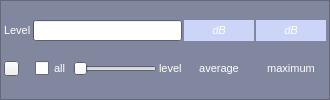
          <widget class="QFrame" name="frame_7">
           <property name="palette">
            <palette>
             <active>
              <colorrole role="Base">
               <brush brushstyle="SolidPattern">
                <color alpha="255">
                 <red>255</red>
                 <green>255</green>
                 <blue>255</blue>
                </color>
               </brush>
              </colorrole>
              <colorrole role="Window">
               <brush brushstyle="SolidPattern">
                <color alpha="255">
                 <red>129</red>
                 <green>135</green>
                 <blue>158</blue>
                </color>
               </brush>
              </colorrole>
             </active>
             <inactive>
              <colorrole role="Base">
               <brush brushstyle="SolidPattern">
                <color alpha="255">
                 <red>255</red>
                 <green>255</green>
                 <blue>255</blue>
                </color>
               </brush>
              </colorrole>
              <colorrole role="Window">
               <brush brushstyle="SolidPattern">
                <color alpha="255">
                 <red>129</red>
                 <green>135</green>
                 <blue>158</blue>
                </color>
               </brush>
              </colorrole>
             </inactive>
             <disabled>
              <colorrole role="Base">
               <brush brushstyle="SolidPattern">
                <color alpha="255">
                 <red>129</red>
                 <green>135</green>
                 <blue>158</blue>
                </color>
               </brush>
              </colorrole>
              <colorrole role="Window">
               <brush brushstyle="SolidPattern">
                <color alpha="255">
                 <red>129</red>
                 <green>135</green>
                 <blue>158</blue>
                </color>
               </brush>
              </colorrole>
             </disabled>
            </palette>
           </property>
           <property name="autoFillBackground">
            <bool>true</bool>
           </property>
           <property name="frameShape">
            <enum>QFrame::StyledPanel</enum>
           </property>
           <property name="frameShadow">
            <enum>QFrame::Raised</enum>
           </property>
           <layout class="QGridLayout" name="gridLayout_8">
            <property name="leftMargin">
             <number>3</number>
            </property>
            <property name="topMargin">
             <number>3</number>
            </property>
            <property name="rightMargin">
             <number>3</number>
            </property>
            <property name="bottomMargin">
             <number>3</number>
            </property>
            <property name="spacing">
             <number>2</number>
            </property>
            <item row="0" column="0">
             <widget class="QLabel" name="label_21">
              <property name="palette">
               <palette>
                <active>
                 <colorrole role="WindowText">
                  <brush brushstyle="SolidPattern">
                   <color alpha="255">
                    <red>255</red>
                    <green>255</green>
                    <blue>255</blue>
                   </color>
                  </brush>
                 </colorrole>
                </active>
                <inactive>
                 <colorrole role="WindowText">
                  <brush brushstyle="SolidPattern">
                   <color alpha="255">
                    <red>255</red>
                    <green>255</green>
                    <blue>255</blue>
                   </color>
                  </brush>
                 </colorrole>
                </inactive>
                <disabled>
                 <colorrole role="WindowText">
                  <brush brushstyle="SolidPattern">
                   <color alpha="255">
                    <red>120</red>
                    <green>120</green>
                    <blue>120</blue>
                   </color>
                  </brush>
                 </colorrole>
                </disabled>
               </palette>
              </property>
              <property name="font">
               <font>
                <pointsize>8</pointsize>
               </font>
              </property>
              <property name="text">
               <string>Level</string>
              </property>
             </widget>
            </item>
            <item row="0" column="5">
             <widget class="QLabel" name="label_outchan_level">
              <property name="minimumSize">
               <size>
                <width>70</width>
                <height>15</height>
               </size>
              </property>
              <property name="maximumSize">
               <size>
                <width>70</width>
                <height>16777215</height>
               </size>
              </property>
              <property name="palette">
               <palette>
                <active>
                 <colorrole role="WindowText">
                  <brush brushstyle="SolidPattern">
                   <color alpha="255">
                    <red>255</red>
                    <green>255</green>
                    <blue>255</blue>
                   </color>
                  </brush>
                 </colorrole>
                 <colorrole role="Base">
                  <brush brushstyle="SolidPattern">
                   <color alpha="255">
                    <red>255</red>
                    <green>255</green>
                    <blue>255</blue>
                   </color>
                  </brush>
                 </colorrole>
                 <colorrole role="Window">
                  <brush brushstyle="SolidPattern">
                   <color alpha="255">
                    <red>204</red>
                    <green>213</green>
                    <blue>248</blue>
                   </color>
                  </brush>
                 </colorrole>
                </active>
                <inactive>
                 <colorrole role="WindowText">
                  <brush brushstyle="SolidPattern">
                   <color alpha="255">
                    <red>255</red>
                    <green>255</green>
                    <blue>255</blue>
                   </color>
                  </brush>
                 </colorrole>
                 <colorrole role="Base">
                  <brush brushstyle="SolidPattern">
                   <color alpha="255">
                    <red>255</red>
                    <green>255</green>
                    <blue>255</blue>
                   </color>
                  </brush>
                 </colorrole>
                 <colorrole role="Window">
                  <brush brushstyle="SolidPattern">
                   <color alpha="255">
                    <red>204</red>
                    <green>213</green>
                    <blue>248</blue>
                   </color>
                  </brush>
                 </colorrole>
                </inactive>
                <disabled>
                 <colorrole role="WindowText">
                  <brush brushstyle="SolidPattern">
                   <color alpha="255">
                    <red>120</red>
                    <green>120</green>
                    <blue>120</blue>
                   </color>
                  </brush>
                 </colorrole>
                 <colorrole role="Base">
                  <brush brushstyle="SolidPattern">
                   <color alpha="255">
                    <red>204</red>
                    <green>213</green>
                    <blue>248</blue>
                   </color>
                  </brush>
                 </colorrole>
                 <colorrole role="Window">
                  <brush brushstyle="SolidPattern">
                   <color alpha="255">
                    <red>204</red>
                    <green>213</green>
                    <blue>248</blue>
                   </color>
                  </brush>
                 </colorrole>
                </disabled>
               </palette>
              </property>
              <property name="font">
               <font>
                <pointsize>8</pointsize>
                <italic>true</italic>
               </font>
              </property>
              <property name="autoFillBackground">
               <bool>true</bool>
              </property>
              <property name="text">
               <string>dB</string>
              </property>
              <property name="alignment">
               <set>Qt::AlignCenter</set>
              </property>
             </widget>
            </item>
            <item row="1" column="5">
             <widget class="QLabel" name="label_13">
              <property name="palette">
               <palette>
                <active>
                 <colorrole role="WindowText">
                  <brush brushstyle="SolidPattern">
                   <color alpha="255">
                    <red>255</red>
                    <green>255</green>
                    <blue>255</blue>
                   </color>
                  </brush>
                 </colorrole>
                 <colorrole role="Base">
                  <brush brushstyle="SolidPattern">
                   <color alpha="255">
                    <red>255</red>
                    <green>255</green>
                    <blue>255</blue>
                   </color>
                  </brush>
                 </colorrole>
                 <colorrole role="Window">
                  <brush brushstyle="SolidPattern">
                   <color alpha="255">
                    <red>255</red>
                    <green>255</green>
                    <blue>255</blue>
                   </color>
                  </brush>
                 </colorrole>
                </active>
                <inactive>
                 <colorrole role="WindowText">
                  <brush brushstyle="SolidPattern">
                   <color alpha="255">
                    <red>255</red>
                    <green>255</green>
                    <blue>255</blue>
                   </color>
                  </brush>
                 </colorrole>
                 <colorrole role="Base">
                  <brush brushstyle="SolidPattern">
                   <color alpha="255">
                    <red>255</red>
                    <green>255</green>
                    <blue>255</blue>
                   </color>
                  </brush>
                 </colorrole>
                 <colorrole role="Window">
                  <brush brushstyle="SolidPattern">
                   <color alpha="255">
                    <red>255</red>
                    <green>255</green>
                    <blue>255</blue>
                   </color>
                  </brush>
                 </colorrole>
                </inactive>
                <disabled>
                 <colorrole role="WindowText">
                  <brush brushstyle="SolidPattern">
                   <color alpha="255">
                    <red>120</red>
                    <green>120</green>
                    <blue>120</blue>
                   </color>
                  </brush>
                 </colorrole>
                 <colorrole role="Base">
                  <brush brushstyle="SolidPattern">
                   <color alpha="255">
                    <red>255</red>
                    <green>255</green>
                    <blue>255</blue>
                   </color>
                  </brush>
                 </colorrole>
                 <colorrole role="Window">
                  <brush brushstyle="SolidPattern">
                   <color alpha="255">
                    <red>255</red>
                    <green>255</green>
                    <blue>255</blue>
                   </color>
                  </brush>
                 </colorrole>
                </disabled>
               </palette>
              </property>
              <property name="font">
               <font>
                <pointsize>8</pointsize>
               </font>
              </property>
              <property name="text">
               <string>average</string>
              </property>
              <property name="alignment">
               <set>Qt::AlignCenter</set>
              </property>
             </widget>
            </item>
            <item row="1" column="6">
             <widget class="QLabel" name="label_14">
              <property name="palette">
               <palette>
                <active>
                 <colorrole role="WindowText">
                  <brush brushstyle="SolidPattern">
                   <color alpha="255">
                    <red>255</red>
                    <green>255</green>
                    <blue>255</blue>
                   </color>
                  </brush>
                 </colorrole>
                </active>
                <inactive>
                 <colorrole role="WindowText">
                  <brush brushstyle="SolidPattern">
                   <color alpha="255">
                    <red>255</red>
                    <green>255</green>
                    <blue>255</blue>
                   </color>
                  </brush>
                 </colorrole>
                </inactive>
                <disabled>
                 <colorrole role="WindowText">
                  <brush brushstyle="SolidPattern">
                   <color alpha="255">
                    <red>120</red>
                    <green>120</green>
                    <blue>120</blue>
                   </color>
                  </brush>
                 </colorrole>
                </disabled>
               </palette>
              </property>
              <property name="font">
               <font>
                <pointsize>8</pointsize>
               </font>
              </property>
              <property name="text">
               <string>maximum</string>
              </property>
              <property name="alignment">
               <set>Qt::AlignCenter</set>
              </property>
             </widget>
            </item>
            <item row="0" column="6">
             <widget class="QLabel" name="label_outchan_level_max">
              <property name="minimumSize">
               <size>
                <width>70</width>
                <height>15</height>
               </size>
              </property>
              <property name="maximumSize">
               <size>
                <width>70</width>
                <height>16777215</height>
               </size>
              </property>
              <property name="palette">
               <palette>
                <active>
                 <colorrole role="WindowText">
                  <brush brushstyle="SolidPattern">
                   <color alpha="255">
                    <red>255</red>
                    <green>255</green>
                    <blue>255</blue>
                   </color>
                  </brush>
                 </colorrole>
                 <colorrole role="Base">
                  <brush brushstyle="SolidPattern">
                   <color alpha="255">
                    <red>255</red>
                    <green>255</green>
                    <blue>255</blue>
                   </color>
                  </brush>
                 </colorrole>
                 <colorrole role="Window">
                  <brush brushstyle="SolidPattern">
                   <color alpha="255">
                    <red>204</red>
                    <green>213</green>
                    <blue>248</blue>
                   </color>
                  </brush>
                 </colorrole>
                </active>
                <inactive>
                 <colorrole role="WindowText">
                  <brush brushstyle="SolidPattern">
                   <color alpha="255">
                    <red>255</red>
                    <green>255</green>
                    <blue>255</blue>
                   </color>
                  </brush>
                 </colorrole>
                 <colorrole role="Base">
                  <brush brushstyle="SolidPattern">
                   <color alpha="255">
                    <red>255</red>
                    <green>255</green>
                    <blue>255</blue>
                   </color>
                  </brush>
                 </colorrole>
                 <colorrole role="Window">
                  <brush brushstyle="SolidPattern">
                   <color alpha="255">
                    <red>204</red>
                    <green>213</green>
                    <blue>248</blue>
                   </color>
                  </brush>
                 </colorrole>
                </inactive>
                <disabled>
                 <colorrole role="WindowText">
                  <brush brushstyle="SolidPattern">
                   <color alpha="255">
                    <red>120</red>
                    <green>120</green>
                    <blue>120</blue>
                   </color>
                  </brush>
                 </colorrole>
                 <colorrole role="Base">
                  <brush brushstyle="SolidPattern">
                   <color alpha="255">
                    <red>204</red>
                    <green>213</green>
                    <blue>248</blue>
                   </color>
                  </brush>
                 </colorrole>
                 <colorrole role="Window">
                  <brush brushstyle="SolidPattern">
                   <color alpha="255">
                    <red>204</red>
                    <green>213</green>
                    <blue>248</blue>
                   </color>
                  </brush>
                 </colorrole>
                </disabled>
               </palette>
              </property>
              <property name="font">
               <font>
                <pointsize>8</pointsize>
                <italic>true</italic>
               </font>
              </property>
              <property name="autoFillBackground">
               <bool>true</bool>
              </property>
              <property name="text">
               <string>dB</string>
              </property>
              <property name="alignment">
               <set>Qt::AlignCenter</set>
              </property>
             </widget>
            </item>
            <item row="1" column="3">
             <widget class="QSlider" name="horizontalSlider_ogain">
              <property name="maximum">
               <number>100</number>
              </property>
              <property name="orientation">
               <enum>Qt::Horizontal</enum>
              </property>
             </widget>
            </item>
            <item row="1" column="2">
             <widget class="QCheckBox" name="checkBox_ogainall">
              <property name="palette">
               <palette>
                <active>
                 <colorrole role="WindowText">
                  <brush brushstyle="SolidPattern">
                   <color alpha="255">
                    <red>255</red>
                    <green>255</green>
                    <blue>255</blue>
                   </color>
                  </brush>
                 </colorrole>
                </active>
                <inactive>
                 <colorrole role="WindowText">
                  <brush brushstyle="SolidPattern">
                   <color alpha="255">
                    <red>255</red>
                    <green>255</green>
                    <blue>255</blue>
                   </color>
                  </brush>
                 </colorrole>
                </inactive>
                <disabled>
                 <colorrole role="WindowText">
                  <brush brushstyle="SolidPattern">
                   <color alpha="255">
                    <red>120</red>
                    <green>120</green>
                    <blue>120</blue>
                   </color>
                  </brush>
                 </colorrole>
                </disabled>
               </palette>
              </property>
              <property name="font">
               <font>
                <pointsize>8</pointsize>
               </font>
              </property>
              <property name="text">
               <string>all</string>
              </property>
             </widget>
            </item>
            <item row="1" column="4">
             <widget class="QLabel" name="label_outgain">
              <property name="palette">
               <palette>
                <active>
                 <colorrole role="WindowText">
                  <brush brushstyle="SolidPattern">
                   <color alpha="255">
                    <red>255</red>
                    <green>255</green>
                    <blue>255</blue>
                   </color>
                  </brush>
                 </colorrole>
                </active>
                <inactive>
                 <colorrole role="WindowText">
                  <brush brushstyle="SolidPattern">
                   <color alpha="255">
                    <red>255</red>
                    <green>255</green>
                    <blue>255</blue>
                   </color>
                  </brush>
                 </colorrole>
                </inactive>
                <disabled>
                 <colorrole role="WindowText">
                  <brush brushstyle="SolidPattern">
                   <color alpha="255">
                    <red>120</red>
                    <green>120</green>
                    <blue>120</blue>
                   </color>
                  </brush>
                 </colorrole>
                </disabled>
               </palette>
              </property>
              <property name="font">
               <font>
                <pointsize>8</pointsize>
               </font>
              </property>
              <property name="text">
               <string>level</string>
              </property>
             </widget>
            </item>
            <item row="0" column="1" colspan="4">
             <widget class="QProgressBar" name="progressBar_outchan_level">
              <property name="minimumSize">
               <size>
                <width>0</width>
                <height>15</height>
               </size>
              </property>
              <property name="palette">
               <palette>
                <active>
                 <colorrole role="WindowText">
                  <brush brushstyle="SolidPattern">
                   <color alpha="255">
                    <red>255</red>
                    <green>255</green>
                    <blue>255</blue>
                   </color>
                  </brush>
                 </colorrole>
                </active>
                <inactive>
                 <colorrole role="WindowText">
                  <brush brushstyle="SolidPattern">
                   <color alpha="255">
                    <red>255</red>
                    <green>255</green>
                    <blue>255</blue>
                   </color>
                  </brush>
                 </colorrole>
                </inactive>
                <disabled>
                 <colorrole role="WindowText">
                  <brush brushstyle="SolidPattern">
                   <color alpha="255">
                    <red>120</red>
                    <green>120</green>
                    <blue>120</blue>
                   </color>
                  </brush>
                 </colorrole>
                </disabled>
               </palette>
              </property>
              <property name="font">
               <font>
                <pointsize>8</pointsize>
               </font>
              </property>
              <property name="value">
               <number>0</number>
              </property>
              <property name="textVisible">
               <bool>false</bool>
              </property>
             </widget>
            </item>
            <item row="1" column="0">
             <widget class="QPushButton" name="pushButton_out_reset">
              <property name="minimumSize">
               <size>
                <width>15</width>
                <height>15</height>
               </size>
              </property>
              <property name="maximumSize">
               <size>
                <width>15</width>
                <height>15</height>
               </size>
              </property>
              <property name="text">
               <string/>
              </property>
             </widget>
            </item>
           </layout>
          </widget>
